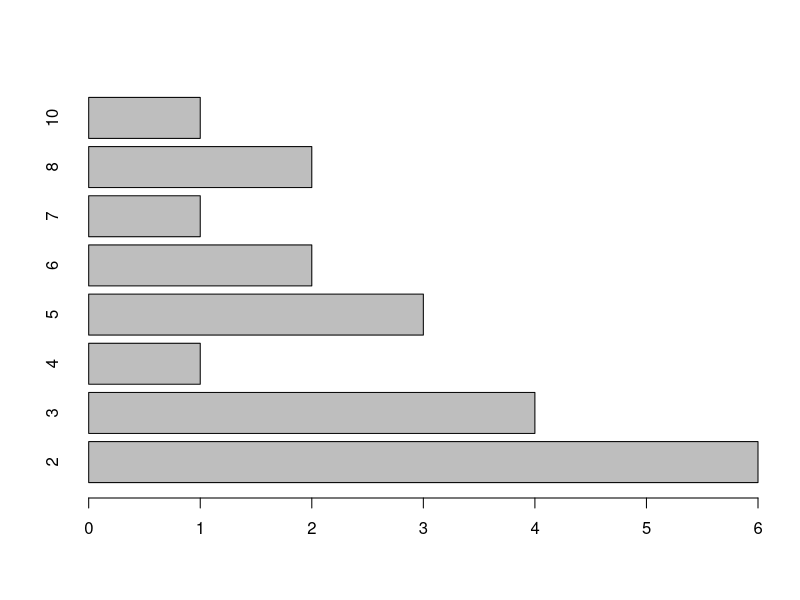
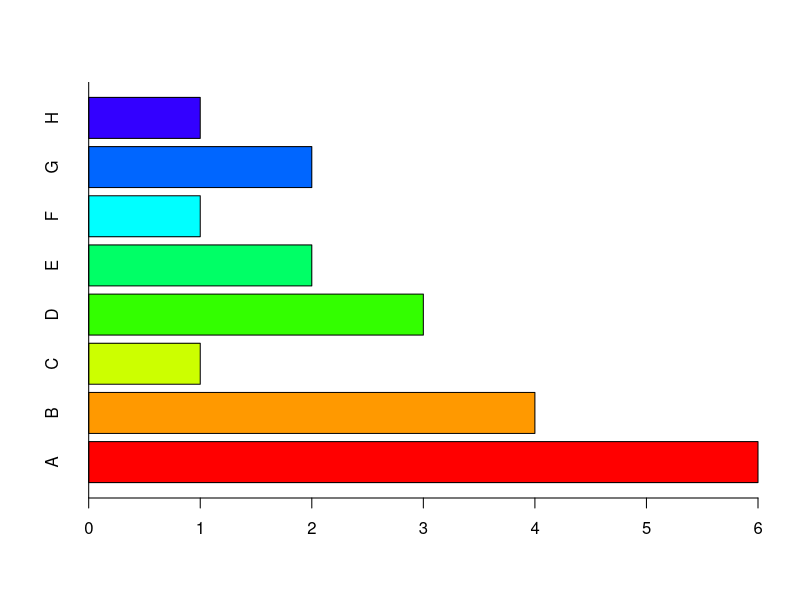
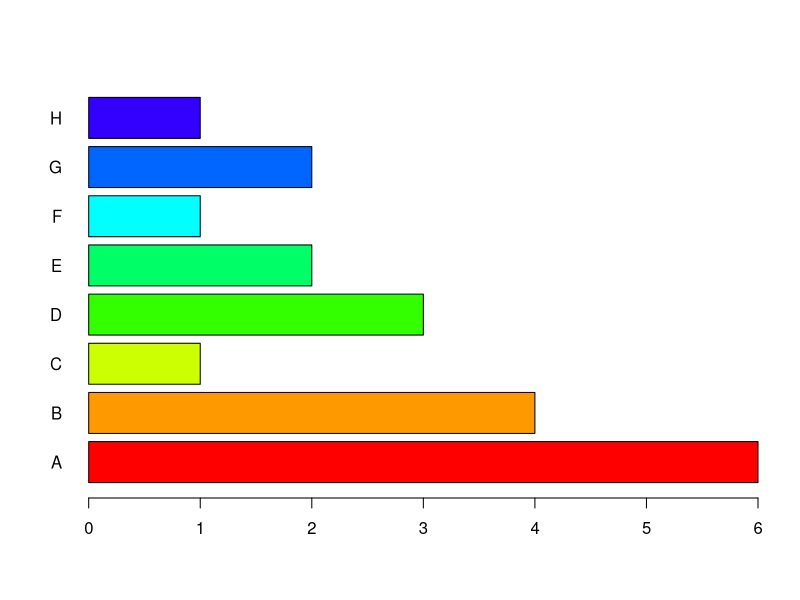

Write the R code that produced these figures, in order.
x <- c(2,4, 3, 2, 3,5, 6, 7, 10, 2, 5, 8, 8, 2, 3, 2, 5, 6, 2,3)
a<-table(x)

# horizontal barplot
barplot(a,horiz = T)

# Manipulations like barplots
barplot(a,horiz = T, names.arg = LETTERS[1:8],col = rainbow(10))

# Baseline
abline(v=0)

# Labels alignment
barplot(a,horiz = T, names.arg = LETTERS[1:8],col = rainbow(10), las=1)
#las = 0: Labels always parallel to the axis (default)
#las = 1: All labels horizontal
#las = 2: Labels perpendicular to the axes
#las = 3: All labels vertical
